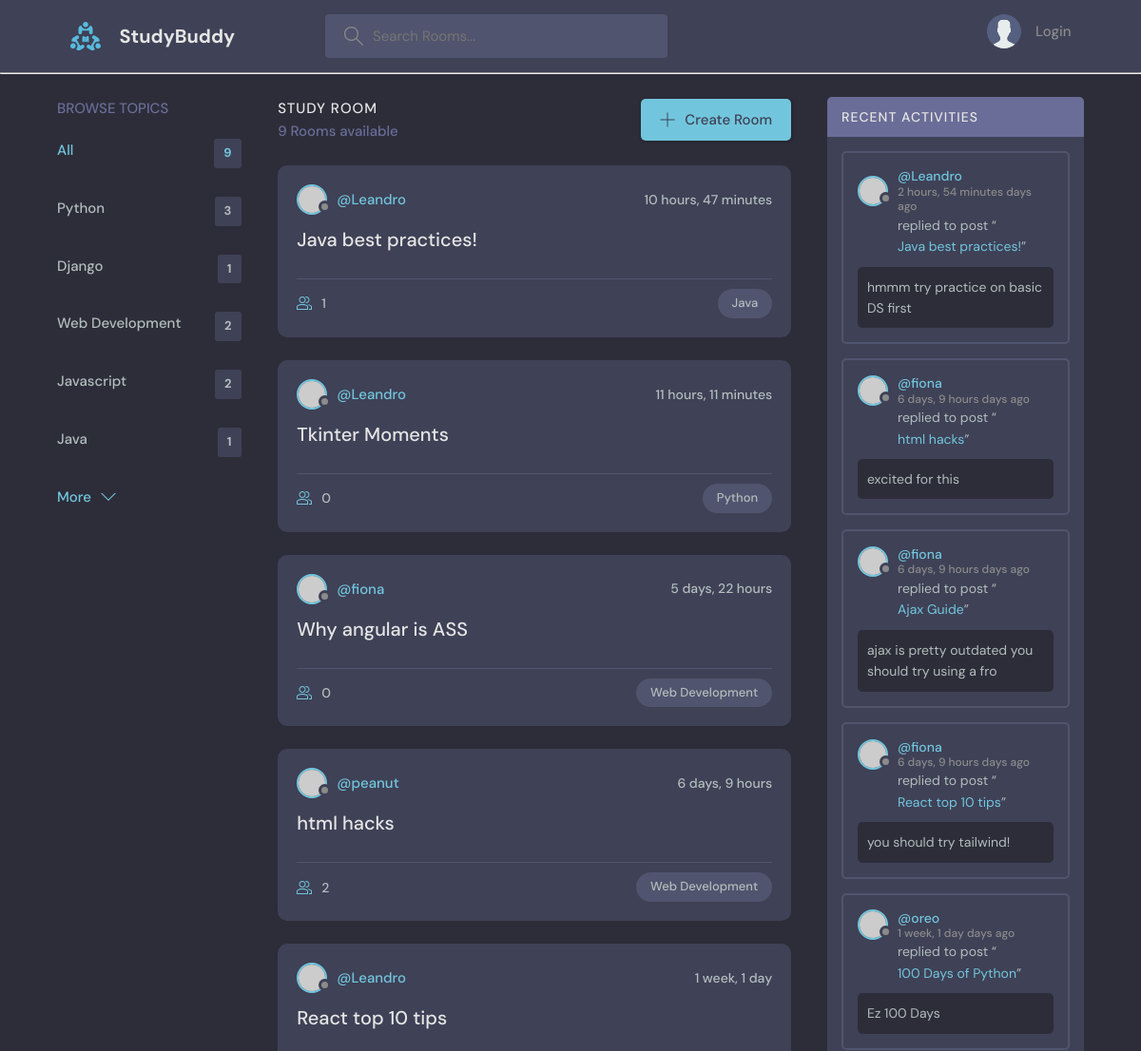
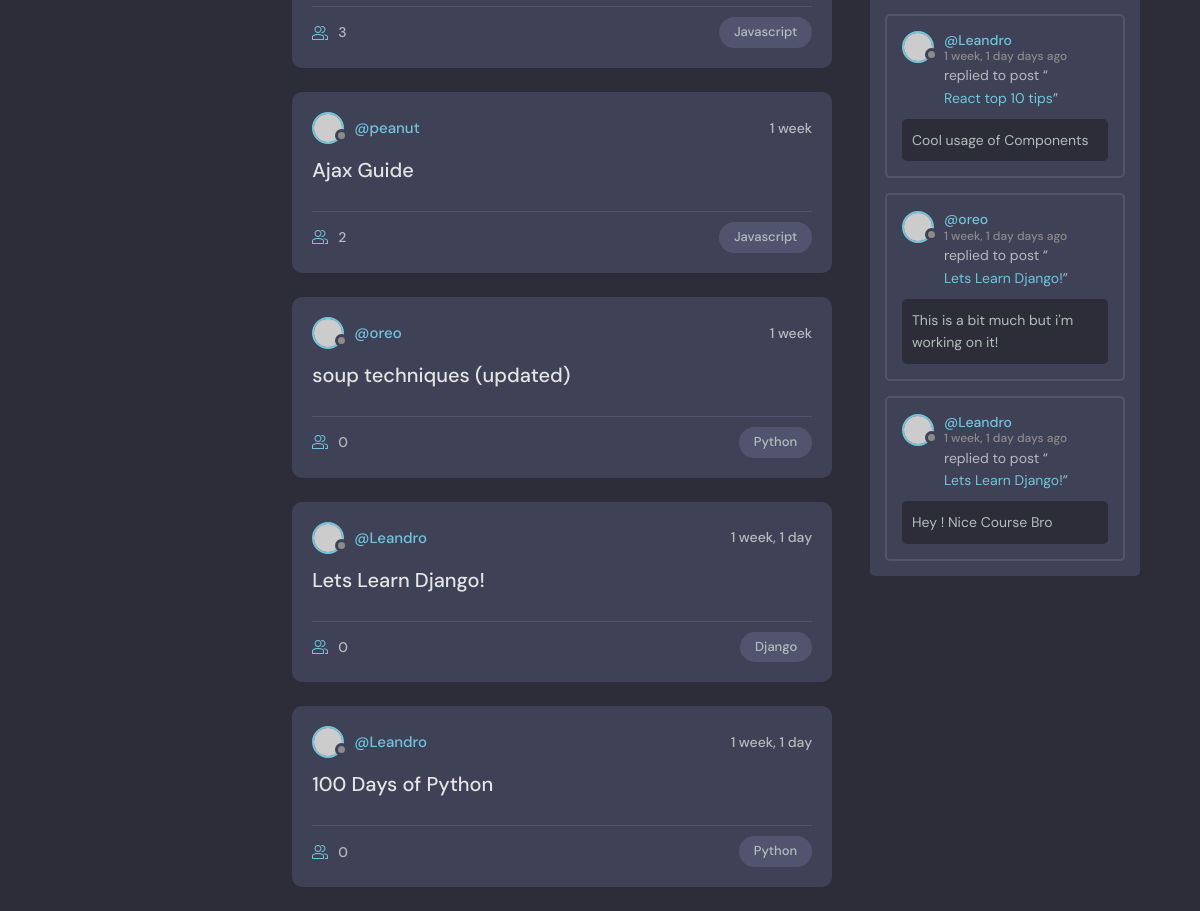
The page / on the database its author committed (2 pictures, top to bottom).
### base/models.py (models this page shows, shortened)
class Topic(models.Model):
    name = models.CharField(max_length=200)

class Room(models.Model):
    host = models.ForeignKey(User , on_delete=models.SET_NULL , null=True)
    topic = models.ForeignKey(Topic , on_delete=models.SET_NULL , null=True) # When the topic is deleted room will remain
    name = models.CharField(max_length=200)
    description = models.TextField(null=True ,blank=True, max_length=200) # Null meaning it can be blank
    participants = models.ManyToManyField(User , related_name="participants" , blank=True)
    updated = models.DateTimeField(auto_now=True) #Automatic DateTimeField | Everytime we save
    created = models.DateTimeField(auto_now_add=True) #When we first save
    class Meta:
        ordering = ['-updated', '-created'] # if with "-" it will be reversed
    def __str__(self):
        return self.name

class Message(models.Model):
    user = models.ForeignKey(User , on_delete=models.CASCADE) # A message only has one user
    room = models.ForeignKey(Room , on_delete=models.CASCADE) # CASCADE Means if room is deleted the Message will also be deleted
    body = models.TextField(max_length=250)
    updated = models.DateTimeField(auto_now=True) #Automatic DateTimeField | Everytime we save
    created = models.DateTimeField(auto_now_add=True) #When we first save
    class Meta:
        ordering = ['-updated', '-created'] # if with "-" it will be reversed
    def __str__(self):
        return self.body[0:50]

### base/views.py (the view)
# urls.py: path('' , views.home , name="home"),
def home(request):
    q = request.GET.get('q') if request.GET.get('q') != None else '' #get the '?q=[QUERY]'
    rooms = Room.objects.filter(
        Q(topic__name__icontains = q) |
        Q(name__icontains = q) |
        Q(description__icontains = q)
    ) # all in db
    room_count = rooms.count()
    topic = Topic.objects.all()[0:5] # get all topic from db
    room_messages = Message.objects.filter(Q(room__topic__name__icontains =q))
    context = {'rooms': rooms, 'topics': topic,
               'room_count': room_count, 'room_messages': room_messages}
    return render(request , 'base/home.html' , context )

### base/templates/base/home.html (shortened to what this page needs)
{% extends "main.html" %}
{% block content %}
<main class="layout layout--3">
  <div class="container">
    {% include 'base/topics_component.html' %}
    <div class="roomList">
      <div class="roomList__header">
        <div>
          <h2>Study Room</h2>
          <p>{{room_count}} Rooms available</p>
        </div>
        <a class="btn btn--main" href="{% url 'create-room'%}">
          <svg version="1.1" xmlns="http://www.w3.org/2000/svg" width="32" height="32" viewBox="0 0 32 32">
            <title>add</title>
            <path
              d="M16.943 0.943h-1.885v14.115h-14.115v1.885h14.115v14.115h1.885v-14.115h14.115v-1.885h-14.115v-14.115z">
            </path>
          </svg>
          Create Room
        </a>
      </div>
      {% include 'base/feed_component.html' %}
    </div>
    {% include 'base/activity_component.html' %}
  </div>
</main>
{% endblock content %}

### base/templates/base/topics_component.html
<div class="topics">
    <div class="topics__header">
        <h2>Browse Topics</h2>
    </div>
    <ul class="topics__list">
        <li>
            <a href="{% url 'home' %}" class="active">All <span>{{room_count}}</span></a>
        </li>
        <li>
            {% for topic in topics %}
            <a href="{% url 'home' %}?q={{topic.name}}">{{topic.name}} <span> {{topic.room_set.all.count}} </span></a>
            {% endfor %}
        </li>
    </ul>
    <a class="btn btn--link" href="{% url 'topics' %}">
        More
        <svg version="1.1" xmlns="http://www.w3.org/2000/svg" width="32" height="32" viewBox="0 0 32 32">
            <title>chevron-down</title>
            <path d="M16 21l-13-13h-3l16 16 16-16h-3l-13 13z"></path>
        </svg>
    </a>
</div>

### base/templates/base/feed_component.html (shortened to what this page needs)
{% for room in rooms %}
<div class="roomListRoom">
    <div class="roomListRoom__header">
        <a href="{% url 'profile' room.host.id %}" class="roomListRoom__author">
            <div class="avatar avatar--small">
                <img src="https://randomuser.me/api/portraits/women/11.jpg" />
            </div>
            <span>@{{room.host.username}}</span>
        </a>
        <div class="roomListRoom__actions">
            <span>{{room.created|timesince}}</span>
        </div>
    </div>
    <div class="roomListRoom__content">
        <a href="{% url 'room' room.id %}">{{room.name}}</a>
    </div>
    <div class="roomListRoom__meta">
        <a href="{% url 'room' room.id %}" class="roomListRoom__joined">
            {{room.participants.all.count}}
        </a>
        <p class="roomListRoom__topic">{{room.topic.name}}</p>
    </div>
</div>
{% endfor %}

### base/templates/base/activity_component.html (shortened to what this page needs)
<div class="activities">
    <div class="activities__header">
        <h2>Recent Activities</h2>
    </div>
    {% for message in room_messages %}
    <div class="activities__box">
        <div class="activities__boxHeader roomListRoom__header">
            <a href="{% url 'profile' message.user.id %}" class="roomListRoom__author">
                <div class="avatar avatar--small">
                    <img src="https://randomuser.me/api/portraits/women/11.jpg" />
                </div>
                <p>
                    @{{message.user}}
                    <span>{{message.created|timesince}} days ago</span>
                </p>
            </a>
        </div>
        <div class="activities__boxContent">
            <p>replied to post “<a href="room.html">{{message.room}}</a>”</p>
            <div class="activities__boxRoomContent">
                {{message}}
            </div>
        </div>
    </div>
    {% endfor %}
</div>

### rows shown on the page
Topic: name "Python", room_set.all.count "3"
Topic: name "Django", room_set.all.count "1"
Topic: name "Web Development", room_set.all.count "2"
Topic: name "Javascript", room_set.all.count "2"
Topic: name "Java", room_set.all.count "1"
Room: host.username "Leandro", created "10 hours, 47 minutes", name "Java best practices!", participants.all.count "1", topic.name "Java"
Room: host.username "Leandro", created "11 hours, 11 minutes", name "Tkinter Moments", participants.all.count "0", topic.name "Python"
Room: host.username "fiona", created "5 days, 22 hours", name "Why angular is ASS", participants.all.count "0", topic.name "Web Development"
Room: host.username "peanut", created "6 days, 9 hours", name "html hacks", participants.all.count "2", topic.name "Web Development"
Room: host.username "Leandro", created "1 week, 1 day", name "React top 10 tips", participants.all.count "3", topic.name "Javascript"
Room: host.username "peanut", created "1 week", name "Ajax Guide", participants.all.count "2", topic.name "Javascript"
Room: host.username "oreo", created "1 week", name "soup techniques (updated)", participants.all.count "0", topic.name "Python"
Room: host.username "Leandro", created "1 week, 1 day", name "Lets Learn Django!", participants.all.count "0", topic.name "Django"
Room: host.username "Leandro", created "1 week, 1 day", name "100 Days of Python", participants.all.count "0", topic.name "Python"
Message: user "Leandro", created "2 hours, 54 minutes", room "Java best practices!", body "hmmm try practice on basic DS first"
Message: user "fiona", created "6 days, 9 hours", room "html hacks", body "excited for this"
Message: user "fiona", created "6 days, 9 hours", room "Ajax Guide", body "ajax is pretty outdated you should try using a fro"
Message: user "fiona", created "6 days, 9 hours", room "React top 10 tips", body "you should try tailwind!"
Message: user "oreo", created "1 week, 1 day", room "100 Days of Python", body "Ez 100 Days"
Message: user "Leandro", created "1 week, 1 day", room "React top 10 tips", body "Cool usage of Components"
Message: user "oreo", created "1 week, 1 day", room "Lets Learn Django!", body "This is a bit much but i'm working on it!"
Message: user "Leandro", created "1 week, 1 day", room "Lets Learn Django!", body "Hey ! Nice Course Bro"

### other values the page prints
{{ room_count }} "9"
